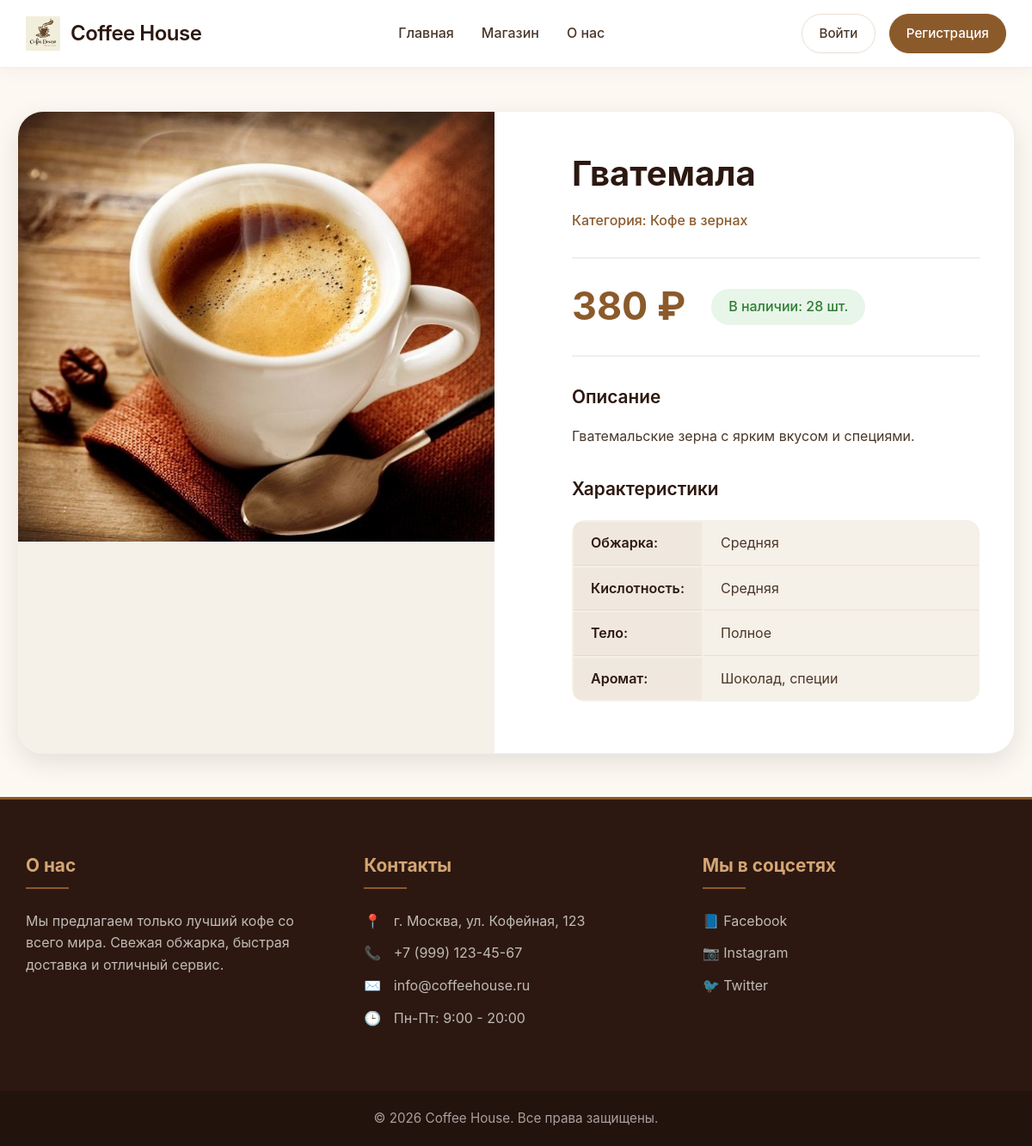
/product.php?id=6, run on the app's committed database.
### tables this page shows
CREATE TABLE products (
    id INT AUTO_INCREMENT PRIMARY KEY,
    category_id INT,
    name VARCHAR(100) NOT NULL,
    description TEXT,
    full_description TEXT,
    price DECIMAL(10, 2) NOT NULL,
    image VARCHAR(255),
    stock INT DEFAULT 0,
    characteristics JSON,
    created_at TIMESTAMP DEFAULT CURRENT_TIMESTAMP,
    FOREIGN KEY (category_id) REFERENCES categories(id)
);

CREATE TABLE categories (
    id INT AUTO_INCREMENT PRIMARY KEY,
    name VARCHAR(50) NOT NULL,
    description TEXT
);

### product.php (the view, shortened to what this page needs)
<?php
include 'includes/header.php';
$product_id = isset($_GET['id']) ? (int)$_GET['id'] : 0;
$query = "SELECT p.*, c.name as category_name FROM products p
          LEFT JOIN categories c ON p.category_id = c.id
          WHERE p.id = $product_id";
$result = mysqli_query($conn, $query);
$product = mysqli_fetch_assoc($result);
$characteristics = json_decode($product['characteristics'], true);
?>
<div class="product-detail">
    <div class="product-detail-container">
        <div class="product-gallery">
            <div class="main-image">
                <img src="assets/images/products/<?php echo $product['image']; ?>" alt="<?php echo $product['name']; ?>">
            </div>
        </div>
        <div class="product-info">
            <h1><?php echo $product['name']; ?></h1>
            <p class="product-category">Категория: <?php echo $product['category_name']; ?></p>
            <div class="product-price-section">
                <span class="product-price-large"><?php echo number_format($product['price'], 0, '', ' '); ?> ₽</span>
                <span class="product-stock <?php echo $product['stock'] > 0 ? 'in-stock' : 'out-of-stock'; ?>">
                    <?php echo $product['stock'] > 0 ? 'В наличии: ' . $product['stock'] . ' шт.' : 'Нет в наличии'; ?>
                </span>
            </div>
            <div class="product-description-full">
                <h3>Описание</h3>
                <p><?php echo $product['full_description']; ?></p>
            </div>
            <?php if (!empty($characteristics)): ?>
            <div class="product-characteristics">
                <h3>Характеристики</h3>
                <table class="characteristics-table">
                    <?php foreach ($characteristics as $key => $value): ?>
                    <tr>
                        <td><?php echo $key; ?>:</td>
                        <td><?php echo $value; ?></td>
                    </tr>
                    <?php endforeach; ?>
                </table>
            </div>
            <?php endif; ?>
        </div>
    </div>
</div>
<?php include 'includes/footer.php'; ?>

### assets/css/style.css (style rules this page uses)
* { margin: 0; padding: 0; box-sizing: border-box; }
:root { --primary: #8B5A2B; --primary-dark: #6B3F1F; --secondary: #D4A574; --dark: #2C1810; --light: #FDF8F2; --gray: #F5F0E8; --text: #4A3729; --text-light: #7E6B5C; --white: #FFFFFF; --shadow: 0 10px 30px rgba(0,0,0,0.1); --shadow-hover: 0 20px 40px rgba(139, 90, 43, 0.15); }
body { font-family: 'Inter', sans-serif; color: var(--text); background: var(--light); line-height: 1.6; min-height: 100vh; display: flex; flex-direction: column; }
.product-info { padding: 20px; }
.product-info h3 { font-size: 1.2rem; margin-bottom: 8px; color: var(--dark); font-weight: 600; }
.product-detail { max-width: 1200px; margin: 50px auto; padding: 0 20px; }
.product-detail-container { display: grid; grid-template-columns: 1fr 1fr; gap: 50px; background: var(--white); border-radius: 30px; overflow: hidden; box-shadow: var(--shadow); border: 1px solid rgba(139, 90, 43, 0.1); }
.product-gallery { background: var(--gray); }
.main-image img { width: 100%; height: 500px; object-fit: cover; }
.product-info { padding: 40px; }
.product-info h1 { font-size: 2.5rem; margin-bottom: 10px; color: var(--dark); font-weight: 700; }
.product-category { color: var(--primary); font-weight: 500; margin-bottom: 20px; }
.product-price-section { display: flex; align-items: center; gap: 30px; margin: 30px 0; padding: 20px 0; border-top: 2px solid rgba(139, 90, 43, 0.1); border-bottom: 2px solid rgba(139, 90, 43, 0.1); }
.product-price-large { font-size: 2.8rem; font-weight: 700; color: var(--primary); }
.product-stock { padding: 8px 20px; border-radius: 50px; font-weight: 500; }
.in-stock { background: #e8f5e9; color: #2e7d32; }
.product-description-full { margin: 30px 0; }
.product-description-full h3, .product-characteristics h3 { font-size: 1.3rem; margin-bottom: 15px; color: var(--dark); }
.product-description-full p { line-height: 1.8; color: var(--text); }
.characteristics-table { width: 100%; background: var(--gray); border-radius: 15px; overflow: hidden; margin: 20px 0; }
.characteristics-table td { padding: 12px 20px; border-bottom: 1px solid rgba(139, 90, 43, 0.1); }
.characteristics-table tr:last-child td { border-bottom: none; }
.characteristics-table td:first-child { font-weight: 600; color: var(--dark); background: rgba(139, 90, 43, 0.05); width: 140px; }

### data on the page
products: image (picture), name "Гватемала", category.name "Кофе в зернах", price "380", stock "28", full_description "Гватемальские зерна с ярким вкусом и специями.", characteristics "Средняя", characteristics "Полное", characteristics "Шоколад, специи"

### other printed values
$key "Обжарка"
$key "Кислотность"
$key "Тело"
$key "Аромат"
